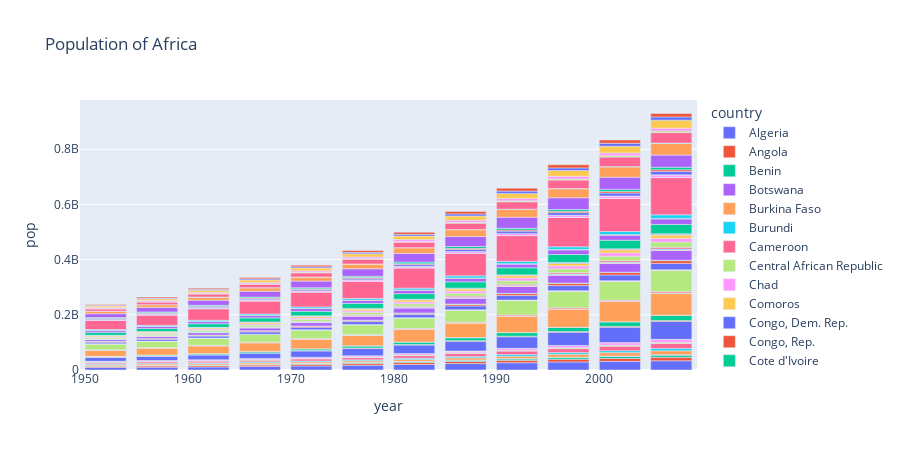

Here is the notebook cell this chart was saved with:
### Code cell
df_africa =df.query("continent == 'Africa'") 
fig = px.bar(df_africa, x='year', y='pop', height=450, title = "Population of Africa", color = 'country')
fig.show()

### Figure 1 — Plotly figure (JSON) as saved in the notebook; plotly's stock layout.template omitted (floating-point values rounded to 4 significant figures)
{"data": [{"alignmentgroup": "True", "hovertemplate": "country=Algeria<br>year=%{x}<br>pop=%{y}<extra></extra>", "legendgroup": "Algeria", "marker": {"color": "#636efa"}, "name": "Algeria", "offsetgroup": "Algeria", "orientation": "v", "showlegend": true, "textposition": "auto", "type": "bar", "x": [1952, 1957, 1962, 1967, 1972, 1977, 1982, 1987, 1992, 1997, 2002, 2007], "xaxis": "x", "y": [9279525, 10270856, 11000948, 12760499, 14760787, 17152804, 20033753, 23254956, 26298373, 29072015, 31287142, 33333216], "yaxis": "y"}, {"alignmentgroup": "True", "hovertemplate": "country=Angola<br>year=%{x}<br>pop=%{y}<extra></extra>", "legendgroup": "Angola", "marker": {"color": "#EF553B"}, "name": "Angola", "offsetgroup": "Angola", "orientation": "v", "showlegend": true, "textposition": "auto", "type": "bar", "x": [1952, 1957, 1962, 1967, 1972, 1977, 1982, 1987, 1992, 1997, 2002, 2007], "xaxis": "x", "y": [4232095, 4561361, 4826015, 5247469, 5894858, 6162675, 7016384, 7874230, 8735988, 9875024, 10866106, 12420476], "yaxis": "y"}, {"alignmentgroup": "True", "hovertemplate": "country=Benin<br>year=%{x}<br>pop=%{y}<extra></extra>", "legendgroup": "Benin", "marker": {"color": "#00cc96"}, "name": "Benin", "offsetgroup": "Benin", "orientation": "v", "showlegend": true, "textposition": "auto", "type": "bar", "x": [1952, 1957, 1962, 1967, 1972, 1977, 1982, 1987, 1992, 1997, 2002, 2007], "xaxis": "x", "y": [1738315, 1925173, 2151895, 2427334, 2761407, 3168267, 3641603, 4243788, 4981671, 6066080, 7026113, 8078314], "yaxis": "y"}, {"alignmentgroup": "True", "hovertemplate": "country=Botswana<br>year=%{x}<br>pop=%{y}<extra></extra>", "legendgroup": "Botswana", "marker": {"color": "#ab63fa"}, "name": "Botswana", "offsetgroup": "Botswana", "orientation": "v", "showlegend": true, "textposition": "auto", "type": "bar", "x": [1952, 1957, 1962, 1967, 1972, 1977, 1982, 1987, 1992, 1997, 2002, 2007], "xaxis": "x", "y": [442308, 474639, 512764, 553541, 619351, 781472, 970347, 1151184, 1342614, 1536536, 1630347, 1639131], "yaxis": "y"}, {"alignmentgroup": "True", "hovertemplate": "country=Burkina Faso<br>year=%{x}<br>pop=%{y}<extra></extra>", "legendgroup": "Burkina Faso", "marker": {"color": "#FFA15A"}, "name": "Burkina Faso", "offsetgroup": "Burkina Faso", "orientation": "v", "showlegend": true, "textposition": "auto", "type": "bar", "x": [1952, 1957, 1962, 1967, 1972, 1977, 1982, 1987, 1992, 1997, 2002, 2007], "xaxis": "x", "y": [4469979, 4713416, 4919632, 5127935, 5433886, 5889574, 6634596, 7586551, 8878303, 10352843, 12251209, 14326203], "yaxis": "y"}, {"alignmentgroup": "True", "hovertemplate": "country=Burundi<br>year=%{x}<br>pop=%{y}<extra></extra>", "legendgroup": "Burundi", "marker": {"color": "#19d3f3"}, "name": "Burundi", "offsetgroup": "Burundi", "orientation": "v", "showlegend": true, "textposition": "auto", "type": "bar", "x": [1952, 1957, 1962, 1967, 1972, 1977, 1982, 1987, 1992, 1997, 2002, 2007], "xaxis": "x", "y": [2445618, 2667518, 2961915, 3330989, 3529983, 3834415, 4580410, 5126023, 5809236, 6121610, 7021078, 8390505], "yaxis": "y"}, {"alignmentgroup": "True", "hovertemplate": "country=Cameroon<br>year=%{x}<br>pop=%{y}<extra></extra>", "legendgroup": "Cameroon", "marker": {"color": "#FF6692"}, "name": "Cameroon", "offsetgroup": "Cameroon", "orientation": "v", "showlegend": true, "textposition": "auto", "type": "bar", "x": [1952, 1957, 1962, 1967, 1972, 1977, 1982, 1987, 1992, 1997, 2002, 2007], "xaxis": "x", "y": [5009067, 5359923, 5793633, 6335506, 7021028, 7959865, 9250831, 10780667, 12467171, 14195809, 15929988, 17696293], "yaxis": "y"}, {"alignmentgroup": "True", "hovertemplate": "country=Central African Republic<br>year=%{x}<br>pop=%{y}<extra></extra>", "legendgroup": "Central African Republic", "marker": {"color": "#B6E880"}, "name": "Central African Republic", "offsetgroup": "Central African Republic", "orientation": "v", "showlegend": true, "textposition": "auto", "type": "bar", "x": [1952, 1957, 1962, 1967, 1972, 1977, 1982, 1987, 1992, 1997, 2002, 2007], "xaxis": "x", "y": [1291695, 1392284, 1523478, 1733638, 1927260, 2167533, 2476971, 2840009, 3265124, 3696513, 4048013, 4369038], "yaxis": "y"}, {"alignmentgroup": "True", "hovertemplate": "country=Chad<br>year=%{x}<br>pop=%{y}<extra></extra>", "legendgroup": "Chad", "marker": {"color": "#FF97FF"}, "name": "Chad", "offsetgroup": "Chad", "orientation": "v", "showlegend": true, "textposition": "auto", "type": "bar", "x": [1952, 1957, 1962, 1967, 1972, 1977, 1982, 1987, 1992, 1997, 2002, 2007], "xaxis": "x", "y": [2682462, 2894855, 3150417, 3495967, 3899068, 4388260, 4875118, 5498955, 6429417, 7562011, 8835739, 10238807], "yaxis": "y"}, {"alignmentgroup": "True", "hovertemplate": "country=Comoros<br>year=%{x}<br>pop=%{y}<extra></extra>", "legendgroup": "Comoros", "marker": {"color": "#FECB52"}, "name": "Comoros", "offsetgroup": "Comoros", "orientation": "v", "showlegend": true, "textposition": "auto", "type": "bar", "x": [1952, 1957, 1962, 1967, 1972, 1977, 1982, 1987, 1992, 1997, 2002, 2007], "xaxis": "x", "y": [153936, 170928, 191689, 217378, 250027, 304739, 348643, 395114, 454429, 527982, 614382, 710960], "yaxis": "y"}, {"alignmentgroup": "True", "hovertemplate": "country=Congo, Dem. Rep.<br>year=%{x}<br>pop=%{y}<extra></extra>", "legendgroup": "Congo, Dem. Rep.", "marker": {"color": "#636efa"}, "name": "Congo, Dem. Rep.", "offsetgroup": "Congo, Dem. Rep.", "orientation": "v", "showlegend": true, "textposition": "auto", "type": "bar", "x": [1952, 1957, 1962, 1967, 1972, 1977, 1982, 1987, 1992, 1997, 2002, 2007], "xaxis": "x", "y": [14100005, 15577932, 17486434, 19941073, 23007669, 26480870, 30646495, 35481645, 41672143, 47798986, 55379852, 64606759], "yaxis": "y"}, {"alignmentgroup": "True", "hovertemplate": "country=Congo, Rep.<br>year=%{x}<br>pop=%{y}<extra></extra>", "legendgroup": "Congo, Rep.", "marker": {"color": "#EF553B"}, "name": "Congo, Rep.", "offsetgroup": "Congo, Rep.", "orientation": "v", "showlegend": true, "textposition": "auto", "type": "bar", "x": [1952, 1957, 1962, 1967, 1972, 1977, 1982, 1987, 1992, 1997, 2002, 2007], "xaxis": "x", "y": [854885, 940458, 1047924, 1179760, 1340458, 1536769, 1774735, 2064095, 2409073, 2800947, 3328795, 3800610], "yaxis": "y"}, {"alignmentgroup": "True", "hovertemplate": "country=Cote d'Ivoire<br>year=%{x}<br>pop=%{y}<extra></extra>", "legendgroup": "Cote d'Ivoire", "marker": {"color": "#00cc96"}, "name": "Cote d'Ivoire", "offsetgroup": "Cote d'Ivoire", "orientation": "v", "showlegend": true, "textposition": "auto", "type": "bar", "x": [1952, 1957, 1962, 1967, 1972, 1977, 1982, 1987, 1992, 1997, 2002, 2007], "xaxis": "x", "y": [2977019, 3300000, 3832408, 4744870, 6071696, 7459574, 9025951, 10761098, 12772596, 14625967, 16252726, 18013409], "yaxis": "y"}, {"alignmentgroup": "True", "hovertemplate": "country=Djibouti<br>year=%{x}<br>pop=%{y}<extra></extra>", "legendgroup": "Djibouti", "marker": {"color": "#ab63fa"}, "name": "Djibouti", "offsetgroup": "Djibouti", "orientation": "v", "showlegend": true, "textposition": "auto", "type": "bar", "x": [1952, 1957, 1962, 1967, 1972, 1977, 1982, 1987, 1992, 1997, 2002, 2007], "xaxis": "x", "y": [63149, 71851, 89898, 127617, 178848, 228694, 305991, 311025, 384156, 417908, 447416, 496374], "yaxis": "y"}, {"alignmentgroup": "True", "hovertemplate": "country=Egypt<br>year=%{x}<br>pop=%{y}<extra></extra>", "legendgroup": "Egypt", "marker": {"color": "#FFA15A"}, "name": "Egypt", "offsetgroup": "Egypt", "orientation": "v", "showlegend": true, "textposition": "auto", "type": "bar", "x": [1952, 1957, 1962, 1967, 1972, 1977, 1982, 1987, 1992, 1997, 2002, 2007], "xaxis": "x", "y": [22223309, 25009741, 28173309, 31681188, 34807417, 38783863, 45681811, 52799062, 59402198, 66134291, 73312559, 80264543], "yaxis": "y"}, {"alignmentgroup": "True", "hovertemplate": "country=Equatorial Guinea<br>year=%{x}<br>pop=%{y}<extra></extra>", "legendgroup": "Equatorial Guinea", "marker": {"color": "#19d3f3"}, "name": "Equatorial Guinea", "offsetgroup": "Equatorial Guinea", "orientation": "v", "showlegend": true, "textposition": "auto", "type": "bar", "x": [1952, 1957, 1962, 1967, 1972, 1977, 1982, 1987, 1992, 1997, 2002, 2007], "xaxis": "x", "y": [216964, 232922, 249220, 259864, 277603, 192675, 285483, 341244, 387838, 439971, 495627, 551201], "yaxis": "y"}, {"alignmentgroup": "True", "hovertemplate": "country=Eritrea<br>year=%{x}<br>pop=%{y}<extra></extra>", "legendgroup": "Eritrea", "marker": {"color": "#FF6692"}, "name": "Eritrea", "offsetgroup": "Eritrea", "orientation": "v", "showlegend": true, "textposition": "auto", "type": "bar", "x": [1952, 1957, 1962, 1967, 1972, 1977, 1982, 1987, 1992, 1997, 2002, 2007], "xaxis": "x", "y": [1438760, 1542611, 1666618, 1820319, 2260187, 2512642, 2637297, 2915959, 3668440, 4058319, 4414865, 4906585], "yaxis": "y"}, {"alignmentgroup": "True", "hovertemplate": "country=Ethiopia<br>year=%{x}<br>pop=%{y}<extra></extra>", "legendgroup": "Ethiopia", "marker": {"color": "#B6E880"}, "name": "Ethiopia", "offsetgroup": "Ethiopia", "orientation": "v", "showlegend": true, "textposition": "auto", "type": "bar", "x": [1952, 1957, 1962, 1967, 1972, 1977, 1982, 1987, 1992, 1997, 2002, 2007], "xaxis": "x", "y": [20860941, 22815614, 25145372, 27860297, 30770372, 34617799, 38111756, 42999530, 52088559, 59861301, 67946797, 76511887], "yaxis": "y"}, {"alignmentgroup": "True", "hovertemplate": "country=Gabon<br>year=%{x}<br>pop=%{y}<extra></extra>", "legendgroup": "Gabon", "marker": {"color": "#FF97FF"}, "name": "Gabon", "offsetgroup": "Gabon", "orientation": "v", "showlegend": true, "textposition": "auto", "type": "bar", "x": [1952, 1957, 1962, 1967, 1972, 1977, 1982, 1987, 1992, 1997, 2002, 2007], "xaxis": "x", "y": [420702, 434904, 455661, 489004, 537977, 706367, 753874, 880397, 985739, 1126189, 1299304, 1454867], "yaxis": "y"}, {"alignmentgroup": "True", "hovertemplate": "country=Gambia<br>year=%{x}<br>pop=%{y}<extra></extra>", "legendgroup": "Gambia", "marker": {"color": "#FECB52"}, "name": "Gambia", "offsetgroup": "Gambia", "orientation": "v", "showlegend": true, "textposition": "auto", "type": "bar", "x": [1952, 1957, 1962, 1967, 1972, 1977, 1982, 1987, 1992, 1997, 2002, 2007], "xaxis": "x", "y": [284320, 323150, 374020, 439593, 517101, 608274, 715523, 848406, 1025384, 1235767, 1457766, 1688359], "yaxis": "y"}, {"alignmentgroup": "True", "hovertemplate": "country=Ghana<br>year=%{x}<br>pop=%{y}<extra></extra>", "legendgroup": "Ghana", "marker": {"color": "#636efa"}, "name": "Ghana", "offsetgroup": "Ghana", "orientation": "v", "showlegend": true, "textposition": "auto", "type": "bar", "x": [1952, 1957, 1962, 1967, 1972, 1977, 1982, 1987, 1992, 1997, 2002, 2007], "xaxis": "x", "y": [5581001, 6391288, 7355248, 8490213, 9354120, 10538093, 11400338, 14168101, 16278738, 18418288, 20550751, 22873338], "yaxis": "y"}, {"alignmentgroup": "True", "hovertemplate": "country=Guinea<br>year=%{x}<br>pop=%{y}<extra></extra>", "legendgroup": "Guinea", "marker": {"color": "#EF553B"}, "name": "Guinea", "offsetgroup": "Guinea", "orientation": "v", "showlegend": true, "textposition": "auto", "type": "bar", "x": [1952, 1957, 1962, 1967, 1972, 1977, 1982, 1987, 1992, 1997, 2002, 2007], "xaxis": "x", "y": [2664249, 2876726, 3140003, 3451418, 3811387, 4227026, 4710497, 5650262, 6990574, 8048834, 8807818, 9947814], "yaxis": "y"}, {"alignmentgroup": "True", "hovertemplate": "country=Guinea-Bissau<br>year=%{x}<br>pop=%{y}<extra></extra>", "legendgroup": "Guinea-Bissau", "marker": {"color": "#00cc96"}, "name": "Guinea-Bissau", "offsetgroup": "Guinea-Bissau", "orientation": "v", "showlegend": true, "textposition": "auto", "type": "bar", "x": [1952, 1957, 1962, 1967, 1972, 1977, 1982, 1987, 1992, 1997, 2002, 2007], "xaxis": "x", "y": [580653, 601095, 627820, 601287, 625361, 745228, 825987, 927524, 1050938, 1193708, 1332459, 1472041], "yaxis": "y"}, {"alignmentgroup": "True", "hovertemplate": "country=Kenya<br>year=%{x}<br>pop=%{y}<extra></extra>", "legendgroup": "Kenya", "marker": {"color": "#ab63fa"}, "name": "Kenya", "offsetgroup": "Kenya", "orientation": "v", "showlegend": true, "textposition": "auto", "type": "bar", "x": [1952, 1957, 1962, 1967, 1972, 1977, 1982, 1987, 1992, 1997, 2002, 2007], "xaxis": "x", "y": [6464046, 7454779, 8678557, 10191512, 12044785, 14500404, 17661452, 21198082, 25020539, 28263827, 31386842, 35610177], "yaxis": "y"}, {"alignmentgroup": "True", "hovertemplate": "country=Lesotho<br>year=%{x}<br>pop=%{y}<extra></extra>", "legendgroup": "Lesotho", "marker": {"color": "#FFA15A"}, "name": "Lesotho", "offsetgroup": "Lesotho", "orientation": "v", "showlegend": true, "textposition": "auto", "type": "bar", "x": [1952, 1957, 1962, 1967, 1972, 1977, 1982, 1987, 1992, 1997, 2002, 2007], "xaxis": "x", "y": [748747, 813338, 893143, 996380, 1116779, 1251524, 1411807, 1599200, 1803195, 1982823, 2046772, 2012649], "yaxis": "y"}, {"alignmentgroup": "True", "hovertemplate": "country=Liberia<br>year=%{x}<br>pop=%{y}<extra></extra>", "legendgroup": "Liberia", "marker": {"color": "#19d3f3"}, "name": "Liberia", "offsetgroup": "Liberia", "orientation": "v", "showlegend": true, "textposition": "auto", "type": "bar", "x": [1952, 1957, 1962, 1967, 1972, 1977, 1982, 1987, 1992, 1997, 2002, 2007], "xaxis": "x", "y": [863308, 975950, 1112796, 1279406, 1482628, 1703617, 1956875, 2269414, 1912974, 2200725, 2814651, 3193942], "yaxis": "y"}, {"alignmentgroup": "True", "hovertemplate": "country=Libya<br>year=%{x}<br>pop=%{y}<extra></extra>", "legendgroup": "Libya", "marker": {"color": "#FF6692"}, "name": "Libya", "offsetgroup": "Libya", "orientation": "v", "showlegend": true, "textposition": "auto", "type": "bar", "x": [1952, 1957, 1962, 1967, 1972, 1977, 1982, 1987, 1992, 1997, 2002, 2007], "xaxis": "x", "y": [1019729, 1201578, 1441863, 1759224, 2183877, 2721783, 3344074, 3799845, 4364501, 4759670, 5368585, 6036914], "yaxis": "y"}, {"alignmentgroup": "True", "hovertemplate": "country=Madagascar<br>year=%{x}<br>pop=%{y}<extra></extra>", "legendgroup": "Madagascar", "marker": {"color": "#B6E880"}, "name": "Madagascar", "offsetgroup": "Madagascar", "orientation": "v", "showlegend": true, "textposition": "auto", "type": "bar", "x": [1952, 1957, 1962, 1967, 1972, 1977, 1982, 1987, 1992, 1997, 2002, 2007], "xaxis": "x", "y": [4762912, 5181679, 5703324, 6334556, 7082430, 8007166, 9171477, 10568642, 12210395, 14165114, 16473477, 19167654], "yaxis": "y"}, {"alignmentgroup": "True", "hovertemplate": "country=Malawi<br>year=%{x}<br>pop=%{y}<extra></extra>", "legendgroup": "Malawi", "marker": {"color": "#FF97FF"}, "name": "Malawi", "offsetgroup": "Malawi", "orientation": "v", "showlegend": true, "textposition": "auto", "type": "bar", "x": [1952, 1957, 1962, 1967, 1972, 1977, 1982, 1987, 1992, 1997, 2002, 2007], "xaxis": "x", "y": [2917802, 3221238, 3628608, 4147252, 4730997, 5637246, 6502825, 7824747, 10014249, 10419991, 11824495, 13327079], "yaxis": "y"}, {"alignmentgroup": "True", "hovertemplate": "country=Mali<br>year=%{x}<br>pop=%{y}<extra></extra>", "legendgroup": "Mali", "marker": {"color": "#FECB52"}, "name": "Mali", "offsetgroup": "Mali", "orientation": "v", "showlegend": true, "textposition": "auto", "type": "bar", "x": [1952, 1957, 1962, 1967, 1972, 1977, 1982, 1987, 1992, 1997, 2002, 2007], "xaxis": "x", "y": [3838168, 4241884, 4690372, 5212416, 5828158, 6491649, 6998256, 7634008, 8416215, 9384984, 10580176, 12031795], "yaxis": "y"}, {"alignmentgroup": "True", "hovertemplate": "country=Mauritania<br>year=%{x}<br>pop=%{y}<extra></extra>", "legendgroup": "Mauritania", "marker": {"color": "#636efa"}, "name": "Mauritania", "offsetgroup": "Mauritania", "orientation": "v", "showlegend": true, "textposition": "auto", "type": "bar", "x": [1952, 1957, 1962, 1967, 1972, 1977, 1982, 1987, 1992, 1997, 2002, 2007], "xaxis": "x", "y": [1022556, 1076852, 1146757, 1230542, 1332786, 1456688, 1622136, 1841240, 2119465, 2444741, 2828858, 3270065], "yaxis": "y"}, {"alignmentgroup": "True", "hovertemplate": "country=Mauritius<br>year=%{x}<br>pop=%{y}<extra></extra>", "legendgroup": "Mauritius", "marker": {"color": "#EF553B"}, "name": "Mauritius", "offsetgroup": "Mauritius", "orientation": "v", "showlegend": true, "textposition": "auto", "type": "bar", "x": [1952, 1957, 1962, 1967, 1972, 1977, 1982, 1987, 1992, 1997, 2002, 2007], "xaxis": "x", "y": [516556, 609816, 701016, 789309, 851334, 913025, 992040, 1042663, 1096202, 1149818, 1200206, 1250882], "yaxis": "y"}, {"alignmentgroup": "True", "hovertemplate": "country=Morocco<br>year=%{x}<br>pop=%{y}<extra></extra>", "legendgroup": "Morocco", "marker": {"color": "#00cc96"}, "name": "Morocco", "offsetgroup": "Morocco", "orientation": "v", "showlegend": true, "textposition": "auto", "type": "bar", "x": [1952, 1957, 1962, 1967, 1972, 1977, 1982, 1987, 1992, 1997, 2002, 2007], "xaxis": "x", "y": [9939217, 11406350, 13056604, 14770296, 16660670, 18396941, 20198730, 22987397, 25798239, 28529501, 31167783, 33757175], "yaxis": "y"}, {"alignmentgroup": "True", "hovertemplate": "country=Mozambique<br>year=%{x}<br>pop=%{y}<extra></extra>", "legendgroup": "Mozambique", "marker": {"color": "#ab63fa"}, "name": "Mozambique", "offsetgroup": "Mozambique", "orientation": "v", "showlegend": true, "textposition": "auto", "type": "bar", "x": [1952, 1957, 1962, 1967, 1972, 1977, 1982, 1987, 1992, 1997, 2002, 2007], "xaxis": "x", "y": [6446316, 7038035, 7788944, 8680909, 9809596, 11127868, 12587223, 12891952, 13160731, 16603334, 18473780, 19951656], "yaxis": "y"}, {"alignmentgroup": "True", "hovertemplate": "country=Namibia<br>year=%{x}<br>pop=%{y}<extra></extra>", "legendgroup": "Namibia", "marker": {"color": "#FFA15A"}, "name": "Namibia", "offsetgroup": "Namibia", "orientation": "v", "showlegend": true, "textposition": "auto", "type": "bar", "x": [1952, 1957, 1962, 1967, 1972, 1977, 1982, 1987, 1992, 1997, 2002, 2007], "xaxis": "x", "y": [485831, 548080, 621392, 706640, 821782, 977026, 1099010, 1278184, 1554253, 1774766, 1972153, 2055080], "yaxis": "y"}, {"alignmentgroup": "True", "hovertemplate": "country=Niger<br>year=%{x}<br>pop=%{y}<extra></extra>", "legendgroup": "Niger", "marker": {"color": "#19d3f3"}, "name": "Niger", "offsetgroup": "Niger", "orientation": "v", "showlegend": true, "textposition": "auto", "type": "bar", "x": [1952, 1957, 1962, 1967, 1972, 1977, 1982, 1987, 1992, 1997, 2002, 2007], "xaxis": "x", "y": [3379468, 3692184, 4076008, 4534062, 5060262, 5682086, 6437188, 7332638, 8392818, 9666252, 11140655, 12894865], "yaxis": "y"}, {"alignmentgroup": "True", "hovertemplate": "country=Nigeria<br>year=%{x}<br>pop=%{y}<extra></extra>", "legendgroup": "Nigeria", "marker": {"color": "#FF6692"}, "name": "Nigeria", "offsetgroup": "Nigeria", "orientation": "v", "showlegend": true, "textposition": "auto", "type": "bar", "x": [1952, 1957, 1962, 1967, 1972, 1977, 1982, 1987, 1992, 1997, 2002, 2007], "xaxis": "x", "y": [33119096, 37173340, 41871351, 47287752, 53740085, 62209173, 73039376, 81551520, 93364244, 106207839, 119901274, 135031164], "yaxis": "y"}, {"alignmentgroup": "True", "hovertemplate": "country=Reunion<br>year=%{x}<br>pop=%{y}<extra></extra>", "legendgroup": "Reunion", "marker": {"color": "#B6E880"}, "name": "Reunion", "offsetgroup": "Reunion", "orientation": "v", "showlegend": true, "textposition": "auto", "type": "bar", "x": [1952, 1957, 1962, 1967, 1972, 1977, 1982, 1987, 1992, 1997, 2002, 2007], "xaxis": "x", "y": [257700, 308700, 358900, 414024, 461633, 492095, 517810, 562035, 622191, 684810, 743981, 798094], "yaxis": "y"}, {"alignmentgroup": "True", "hovertemplate": "country=Rwanda<br>year=%{x}<br>pop=%{y}<extra></extra>", "legendgroup": "Rwanda", "marker": {"color": "#FF97FF"}, "name": "Rwanda", "offsetgroup": "Rwanda", "orientation": "v", "showlegend": true, "textposition": "auto", "type": "bar", "x": [1952, 1957, 1962, 1967, 1972, 1977, 1982, 1987, 1992, 1997, 2002, 2007], "xaxis": "x", "y": [2534927, 2822082, 3051242, 3451079, 3992121, 4657072, 5507565, 6349365, 7290203, 7212583, 7852401, 8860588], "yaxis": "y"}, {"alignmentgroup": "True", "hovertemplate": "country=Sao Tome and Principe<br>year=%{x}<br>pop=%{y}<extra></extra>", "legendgroup": "Sao Tome and Principe", "marker": {"color": "#FECB52"}, "name": "Sao Tome and Principe", "offsetgroup": "Sao Tome and Principe", "orientation": "v", "showlegend": true, "textposition": "auto", "type": "bar", "x": [1952, 1957, 1962, 1967, 1972, 1977, 1982, 1987, 1992, 1997, 2002, 2007], "xaxis": "x", "y": [60011, 61325, 65345, 70787, 76595, 86796, 98593, 110812, 125911, 145608, 170372, 199579], "yaxis": "y"}, {"alignmentgroup": "True", "hovertemplate": "country=Senegal<br>year=%{x}<br>pop=%{y}<extra></extra>", "legendgroup": "Senegal", "marker": {"color": "#636efa"}, "name": "Senegal", "offsetgroup": "Senegal", "orientation": "v", "showlegend": true, "textposition": "auto", "type": "bar", "x": [1952, 1957, 1962, 1967, 1972, 1977, 1982, 1987, 1992, 1997, 2002, 2007], "xaxis": "x", "y": [2755589, 3054547, 3430243, 3965841, 4588696, 5260855, 6147783, 7171347, 8307920, 9535314, 10870037, 12267493], "yaxis": "y"}, {"alignmentgroup": "True", "hovertemplate": "country=Sierra Leone<br>year=%{x}<br>pop=%{y}<extra></extra>", "legendgroup": "Sierra Leone", "marker": {"color": "#EF553B"}, "name": "Sierra Leone", "offsetgroup": "Sierra Leone", "orientation": "v", "showlegend": true, "textposition": "auto", "type": "bar", "x": [1952, 1957, 1962, 1967, 1972, 1977, 1982, 1987, 1992, 1997, 2002, 2007], "xaxis": "x", "y": [2143249, 2295678, 2467895, 2662190, 2879013, 3140897, 3464522, 3868905, 4260884, 4578212, 5359092, 6144562], "yaxis": "y"}, {"alignmentgroup": "True", "hovertemplate": "country=Somalia<br>year=%{x}<br>pop=%{y}<extra></extra>", "legendgroup": "Somalia", "marker": {"color": "#00cc96"}, "name": "Somalia", "offsetgroup": "Somalia", "orientation": "v", "showlegend": true, "textposition": "auto", "type": "bar", "x": [1952, 1957, 1962, 1967, 1972, 1977, 1982, 1987, 1992, 1997, 2002, 2007], "xaxis": "x", "y": [2526994, 2780415, 3080153, 3428839, 3840161, 4353666, 5828892, 6921858, 6099799, 6633514, 7753310, 9118773], "yaxis": "y"}, {"alignmentgroup": "True", "hovertemplate": "country=South Africa<br>year=%{x}<br>pop=%{y}<extra></extra>", "legendgroup": "South Africa", "marker": {"color": "#ab63fa"}, "name": "South Africa", "offsetgroup": "South Africa", "orientation": "v", "showlegend": true, "textposition": "auto", "type": "bar", "x": [1952, 1957, 1962, 1967, 1972, 1977, 1982, 1987, 1992, 1997, 2002, 2007], "xaxis": "x", "y": [14264935, 16151549, 18356657, 20997321, 23935810, 27129932, 31140029, 35933379, 39964159, 42835005, 44433622, 43997828], "yaxis": "y"}, {"alignmentgroup": "True", "hovertemplate": "country=Sudan<br>year=%{x}<br>pop=%{y}<extra></extra>", "legendgroup": "Sudan", "marker": {"color": "#FFA15A"}, "name": "Sudan", "offsetgroup": "Sudan", "orientation": "v", "showlegend": true, "textposition": "auto", "type": "bar", "x": [1952, 1957, 1962, 1967, 1972, 1977, 1982, 1987, 1992, 1997, 2002, 2007], "xaxis": "x", "y": [8504667, 9753392, 11183227, 12716129, 14597019, 17104986, 20367053, 24725960, 28227588, 32160729, 37090298, 42292929], "yaxis": "y"}, {"alignmentgroup": "True", "hovertemplate": "country=Swaziland<br>year=%{x}<br>pop=%{y}<extra></extra>", "legendgroup": "Swaziland", "marker": {"color": "#19d3f3"}, "name": "Swaziland", "offsetgroup": "Swaziland", "orientation": "v", "showlegend": true, "textposition": "auto", "type": "bar", "x": [1952, 1957, 1962, 1967, 1972, 1977, 1982, 1987, 1992, 1997, 2002, 2007], "xaxis": "x", "y": [290243, 326741, 370006, 420690, 480105, 551425, 649901, 779348, 962344, 1054486, 1130269, 1133066], "yaxis": "y"}, {"alignmentgroup": "True", "hovertemplate": "country=Tanzania<br>year=%{x}<br>pop=%{y}<extra></extra>", "legendgroup": "Tanzania", "marker": {"color": "#FF6692"}, "name": "Tanzania", "offsetgroup": "Tanzania", "orientation": "v", "showlegend": true, "textposition": "auto", "type": "bar", "x": [1952, 1957, 1962, 1967, 1972, 1977, 1982, 1987, 1992, 1997, 2002, 2007], "xaxis": "x", "y": [8322925, 9452826, 10863958, 12607312, 14706593, 17129565, 19844382, 23040630, 26605473, 30686889, 34593779, 38139640], "yaxis": "y"}, {"alignmentgroup": "True", "hovertemplate": "country=Togo<br>year=%{x}<br>pop=%{y}<extra></extra>", "legendgroup": "Togo", "marker": {"color": "#B6E880"}, "name": "Togo", "offsetgroup": "Togo", "orientation": "v", "showlegend": true, "textposition": "auto", "type": "bar", "x": [1952, 1957, 1962, 1967, 1972, 1977, 1982, 1987, 1992, 1997, 2002, 2007], "xaxis": "x", "y": [1219113, 1357445, 1528098, 1735550, 2056351, 2308582, 2644765, 3154264, 3747553, 4320890, 4977378, 5701579], "yaxis": "y"}, {"alignmentgroup": "True", "hovertemplate": "country=Tunisia<br>year=%{x}<br>pop=%{y}<extra></extra>", "legendgroup": "Tunisia", "marker": {"color": "#FF97FF"}, "name": "Tunisia", "offsetgroup": "Tunisia", "orientation": "v", "showlegend": true, "textposition": "auto", "type": "bar", "x": [1952, 1957, 1962, 1967, 1972, 1977, 1982, 1987, 1992, 1997, 2002, 2007], "xaxis": "x", "y": [3647735, 3950849, 4286552, 4786986, 5303507, 6005061, 6734098, 7724976, 8523077, 9231669, 9770575, 10276158], "yaxis": "y"}, {"alignmentgroup": "True", "hovertemplate": "country=Uganda<br>year=%{x}<br>pop=%{y}<extra></extra>", "legendgroup": "Uganda", "marker": {"color": "#FECB52"}, "name": "Uganda", "offsetgroup": "Uganda", "orientation": "v", "showlegend": true, "textposition": "auto", "type": "bar", "x": [1952, 1957, 1962, 1967, 1972, 1977, 1982, 1987, 1992, 1997, 2002, 2007], "xaxis": "x", "y": [5824797, 6675501, 7688797, 8900294, 10190285, 11457758, 12939400, 15283050, 18252190, 21210254, 24739869, 29170398], "yaxis": "y"}, {"alignmentgroup": "True", "hovertemplate": "country=Zambia<br>year=%{x}<br>pop=%{y}<extra></extra>", "legendgroup": "Zambia", "marker": {"color": "#636efa"}, "name": "Zambia", "offsetgroup": "Zambia", "orientation": "v", "showlegend": true, "textposition": "auto", "type": "bar", "x": [1952, 1957, 1962, 1967, 1972, 1977, 1982, 1987, 1992, 1997, 2002, 2007], "xaxis": "x", "y": [2672000, 3016000, 3421000, 3900000, 4506497, 5216550, 6100407, 7272406, 8381163, 9417789, 10595811, 11746035], "yaxis": "y"}, {"alignmentgroup": "True", "hovertemplate": "country=Zimbabwe<br>year=%{x}<br>pop=%{y}<extra></extra>", "legendgroup": "Zimbabwe", "marker": {"color": "#EF553B"}, "name": "Zimbabwe", "offsetgroup": "Zimbabwe", "orientation": "v", "showlegend": true, "textposition": "auto", "type": "bar", "x": [1952, 1957, 1962, 1967, 1972, 1977, 1982, 1987, 1992, 1997, 2002, 2007], "xaxis": "x", "y": [3080907, 3646340, 4277736, 4995432, 5861135, 6642107, 7636524, 9216418, 10704340, 11404948, 11926563, 12311143], "yaxis": "y"}], "layout": {"barmode": "relative", "height": 450, "legend": {"title": {"text": "country"}, "tracegroupgap": 0}, "title": {"text": "Population of Africa"}, "xaxis": {"anchor": "y", "domain": [0, 1], "title": {"text": "year"}}, "yaxis": {"anchor": "x", "domain": [0, 1], "title": {"text": "pop"}}}}
